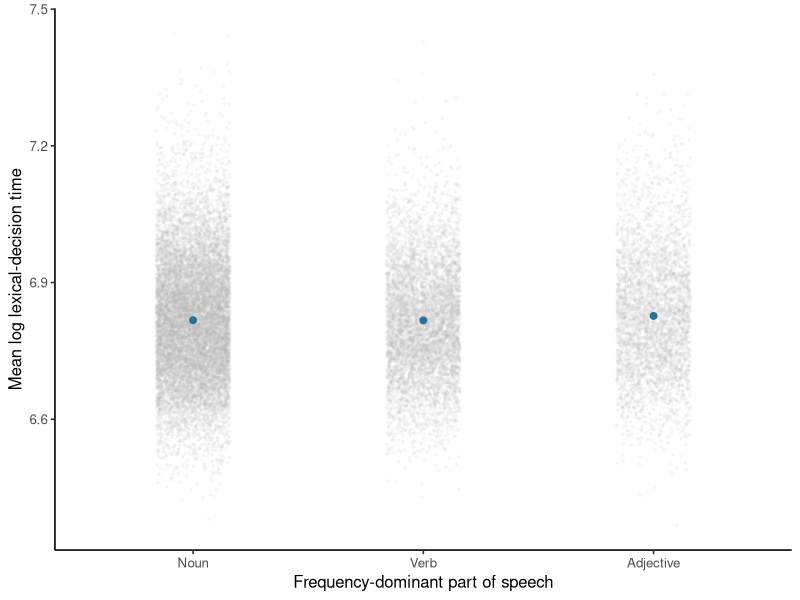

The R source for this figure:
## ---- chunk 1
#| label: compare-mald-treatment-and-sum-coding
mald <- read.csv("data/mald/mald-items.csv", stringsAsFactors = FALSE)
mald$log_frequency_c <-
  mald$log_frequency_subtlex - mean(mald$log_frequency_subtlex)
mald$log_duration_c <- mald$log_duration - mean(mald$log_duration)
mald$n_phones_c <- mald$n_phones - mean(mald$n_phones)
major_pos <- subset(
  mald,
  part_of_speech %in% c("Noun", "Verb", "Adjective")
)

treatment_data <- major_pos
treatment_data$part_of_speech <- factor(
  treatment_data$part_of_speech,
  levels = c("Noun", "Verb", "Adjective")
)
contrasts(treatment_data$part_of_speech) <- contr.treatment(3)

sum_data <- major_pos
sum_data$part_of_speech <- factor(
  sum_data$part_of_speech,
  levels = c("Noun", "Verb", "Adjective")
)
contrasts(sum_data$part_of_speech) <- contr.sum(3)

formula <- mean_log_rt ~ part_of_speech + log_frequency_c +
  log_duration_c + n_phones_c
fit_treatment <- lm(formula, data = treatment_data)
fit_sum <- lm(formula, data = sum_data)
maximum_fit_difference <- max(abs(
  fitted(fit_treatment) - fitted(fit_sum)
))

stopifnot(maximum_fit_difference < 1e-10)

contrasts(sum_data$part_of_speech)
rbind(treatment = coef(fit_treatment), sum = coef(fit_sum))
## ---- chunk 2
#| label: plot-mald-sum-coding-means
#| fig-cap: "Observed MALD item summaries and fitted category means. Recoding changes coefficients, not these fitted means."
library(ggplot2)

prediction_data <- data.frame(
  part_of_speech = factor(
    levels(treatment_data$part_of_speech),
    levels = levels(treatment_data$part_of_speech)
  ),
  log_frequency_c = 0,
  log_duration_c = 0,
  n_phones_c = 0
)
prediction_data$fit <- predict(fit_treatment, newdata = prediction_data)

point_opacity <- 0.08
ggplot(treatment_data, aes(part_of_speech, mean_log_rt)) +
  geom_jitter(color = "grey70", alpha = point_opacity, width = 0.16, height = 0, size = 0.6) +
  geom_point(data = prediction_data, aes(y = fit), color = "#2C6E9B", size = 2) +
  labs(
    x = "Frequency-dominant part of speech",
    y = "Mean log lexical-decision time"
  ) +
  theme_classic(base_size = 12)
